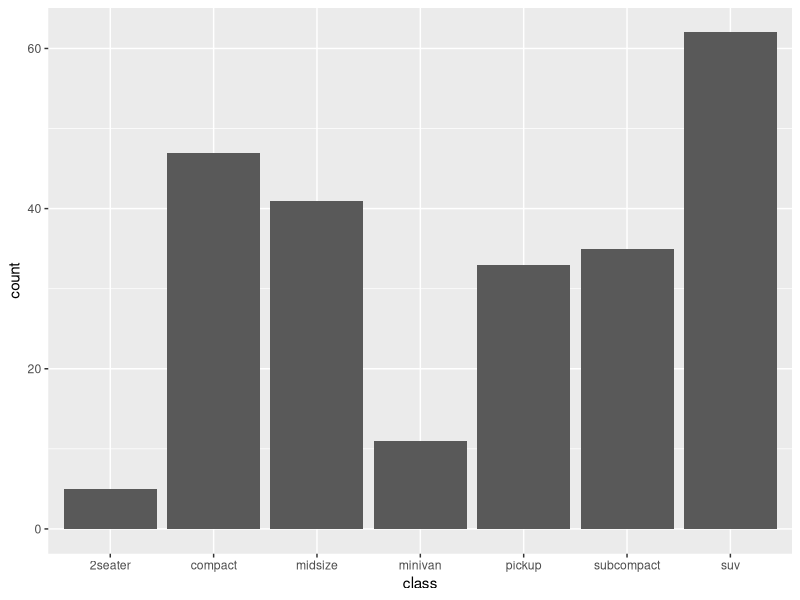
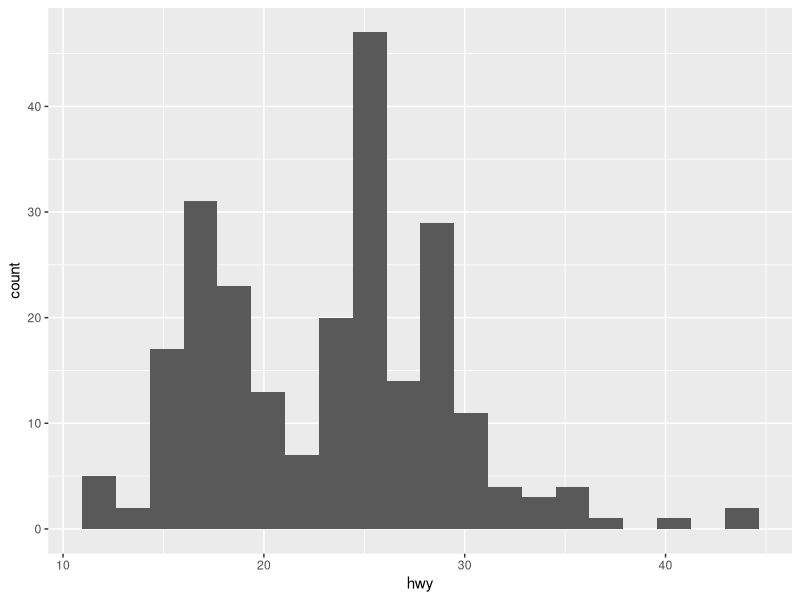
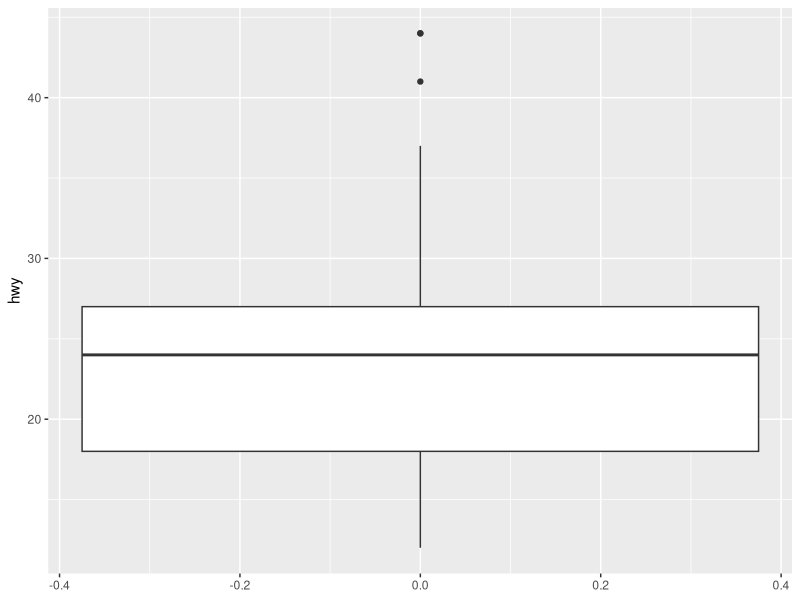
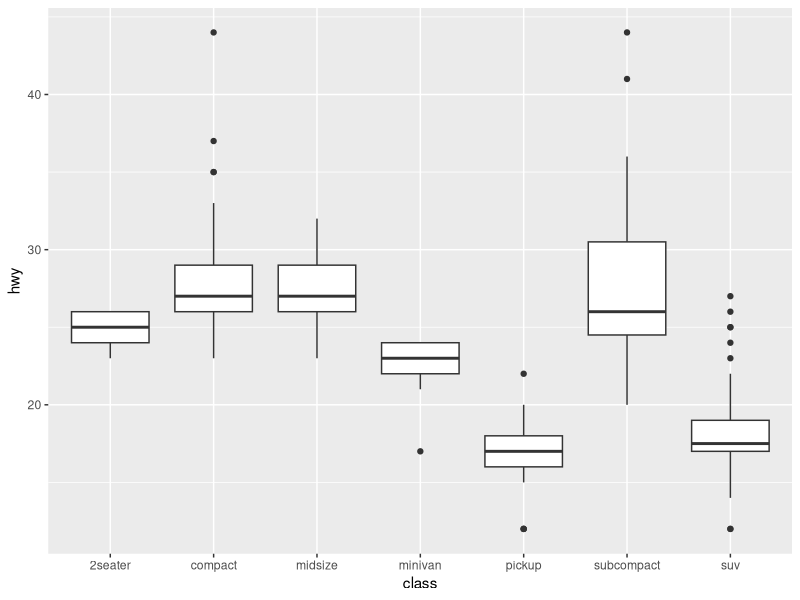
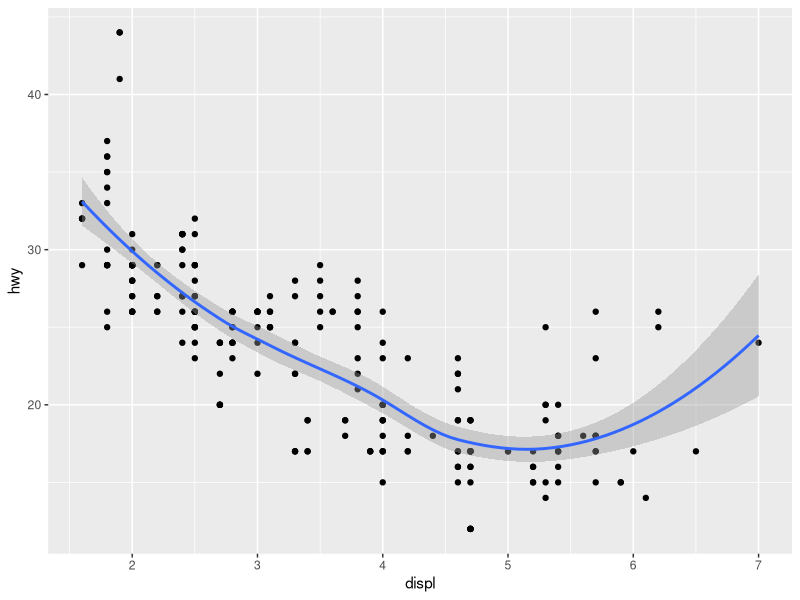

Generate these figures, in order, with R:
### Plotting: statistical summaries

library(tidyverse)

# geom_bar() for counting unique values
ggplot(
  data = mpg,
  mapping = aes(x = class)
) +
  geom_bar()

# geom_histogram() for counting values in bins
ggplot(
  data = mpg,
  mapping = aes(x = hwy)
) +
  geom_histogram(bins = 20)

# geom_boxplot() for another way of summarizing numeric values
ggplot(
  data = mpg,
  mapping = aes(y = hwy)
) +
  geom_boxplot()

# x-axis in geom_boxplot() to go into detail
ggplot(
  data = mpg,
  mapping = aes(x = class, y = hwy)
) +
  geom_boxplot()


# geom_smooth() for drawing a smooth curve through scatter plot
ggplot(
  data = mpg,
  mapping = aes(x = displ, y = hwy)
) +
  geom_point() +
  geom_smooth()

